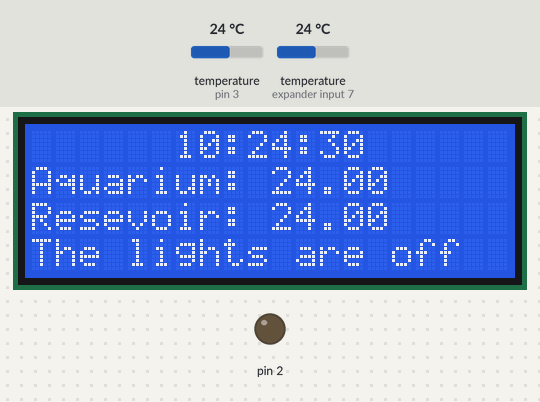
Simulated run of this sketch. Board: Arduino Uno, built with avr-gcc and run on an emulated ATmega328P. Shown: 20×4 character LCD, output pins drawn as LEDs (lit = HIGH). Inputs (shaded band) come from the test bench; at power-on: temperature (sensors on pin 3, expander input 7) 24 °C. The local clock reads 2024-03-15 10:24:30 at power-on unless the sketch sets it; what the sketch prints to the serial monitor is not drawn.

Above: at 1.8 s.
1.9 s: temperature (sensor on pin 3) set to 12 °C
At 4.4 s:
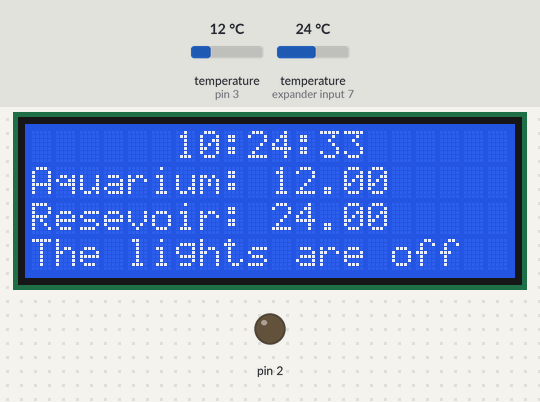
4.6 s: temperature (sensor on expander input 7) set to 12 °C
At 5.2 s:
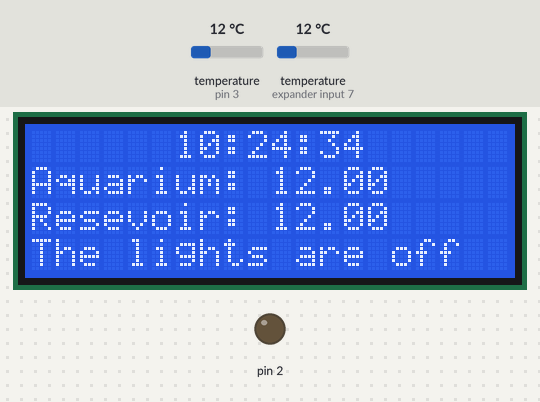
7.9 s: temperature (sensor on pin 3) set to 19 °C
At 10.2 s:
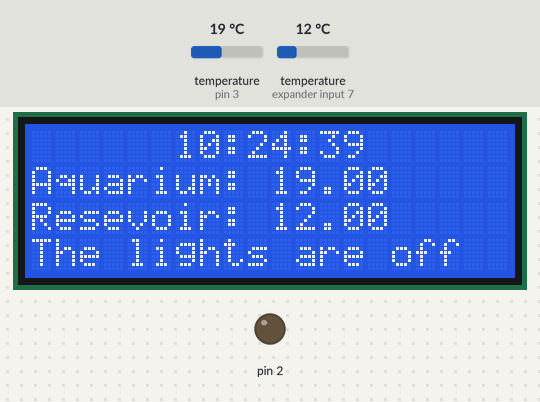
10.4 s: temperature (sensor on expander input 7) set to 19 °C
At 12.7 s:
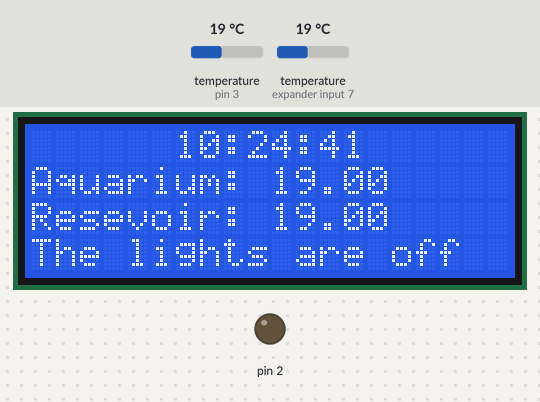
12.9 s: temperature (sensor on pin 3) set to 28 °C
At 15.2 s:
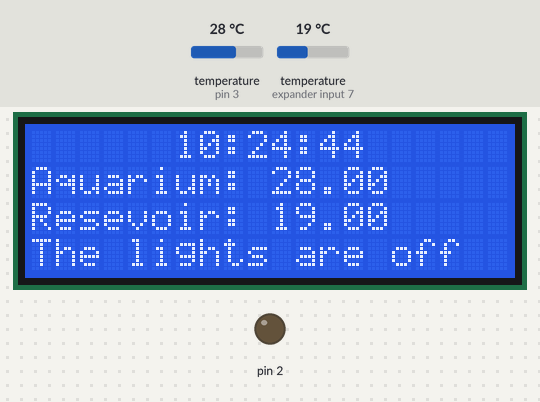
15.4 s: temperature (sensor on expander input 7) set to 28 °C
At 16.8 s:
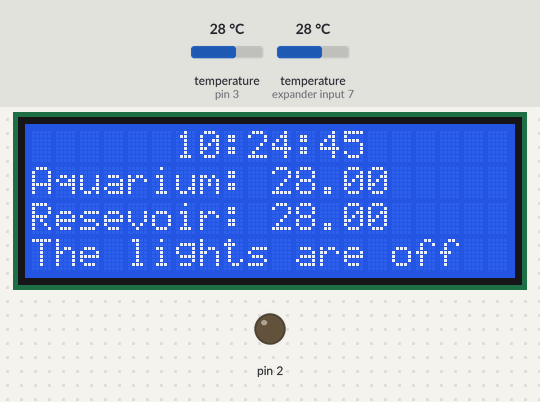
Timing chart, 0 to 18.4 s (numbered marks = the images above; inputs shaded):
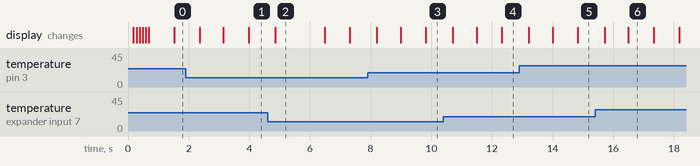

Measured:
- what the display in image 2 shows lasts 1.6 s, from 4.9 s to 6.5 s

The sketch:

ver02.ino
```cpp
#include <Wire.h>
#include <DS3231.h>
#include <OneWire.h>
#include <DallasTemperature.h>
#include <LiquidCrystal_I2C.h>
#define ONE_WIRE_BUS 3 /*-(Connect to Pin 3 )-*/
OneWire ourWire(ONE_WIRE_BUS);
DallasTemperature sensors(&ourWire);
DS3231  rtc(SDA, SCL);
LiquidCrystal_I2C lcd(0x27, 2, 1, 0, 4, 5, 6, 7, 3, POSITIVE);  // Set the LCD I2C address

String time;
int hour;
boolean light;
double temp1;
double temp2;

void setup() {
  Serial.begin(115200);
  rtc.begin();
  sensors.begin();
  lcd.begin(20,4);

  pinMode(2, OUTPUT);
// ************************** LCD Blink *****************************
  for(int i = 0; i< 3; i++){
    lcd.backlight();
    delay(100);
    lcd.noBacklight();
    delay(100);
  }
  lcd.backlight();
  lcd.clear();
}

void loop() {
  //**************************** Time keeping****************************************
  time = rtc.getTimeStr();
  Serial.println(time);
  // Converting the first two characters to an int
  char SC = time[0];
  char SC1 = time[1];
  hour=(SC-48)*10+SC1-48;

//**************************** Lights ***********************************************
    if (hour>=12 && hour<=20){
        Serial.println("Lights on");
        light = true;
    }
    else {
      Serial.println("Lights off");
      light = false;
    }
    if (light==true) digitalWrite(2, HIGH);
    else digitalWrite(2, LOW);

//************************************ Temperature ****************************************
sensors.requestTemperatures();
Serial.print("Device 1 = ");
temp1 = sensors.getTempCByIndex(0);
Serial.print(temp1);
Serial.println(" Degrees C");
Serial.print("Device 2 = ");
temp2 = sensors.getTempCByIndex(1);
Serial.print(temp2);
Serial.println(" Degrees C");

//*********************************** LCD Dsplay *************************************************
lcd.setCursor(6,0);
lcd.print(time);
// Temperature
lcd.setCursor(0,1);
lcd.print("Aquarium:");
lcd.setCursor(10,1);
lcd.print(temp1);
lcd.setCursor(0,2);
lcd.print("Resevoir:");
lcd.setCursor(10,2);
lcd.print(temp2);
// Light indicator
lcd.setCursor(0,3);
  lcd.print("The lights are");
  lcd.setCursor(15,3);
if (light == 1) {
  lcd.print("on");
}
else{
  lcd.print("off");
}


}
```
